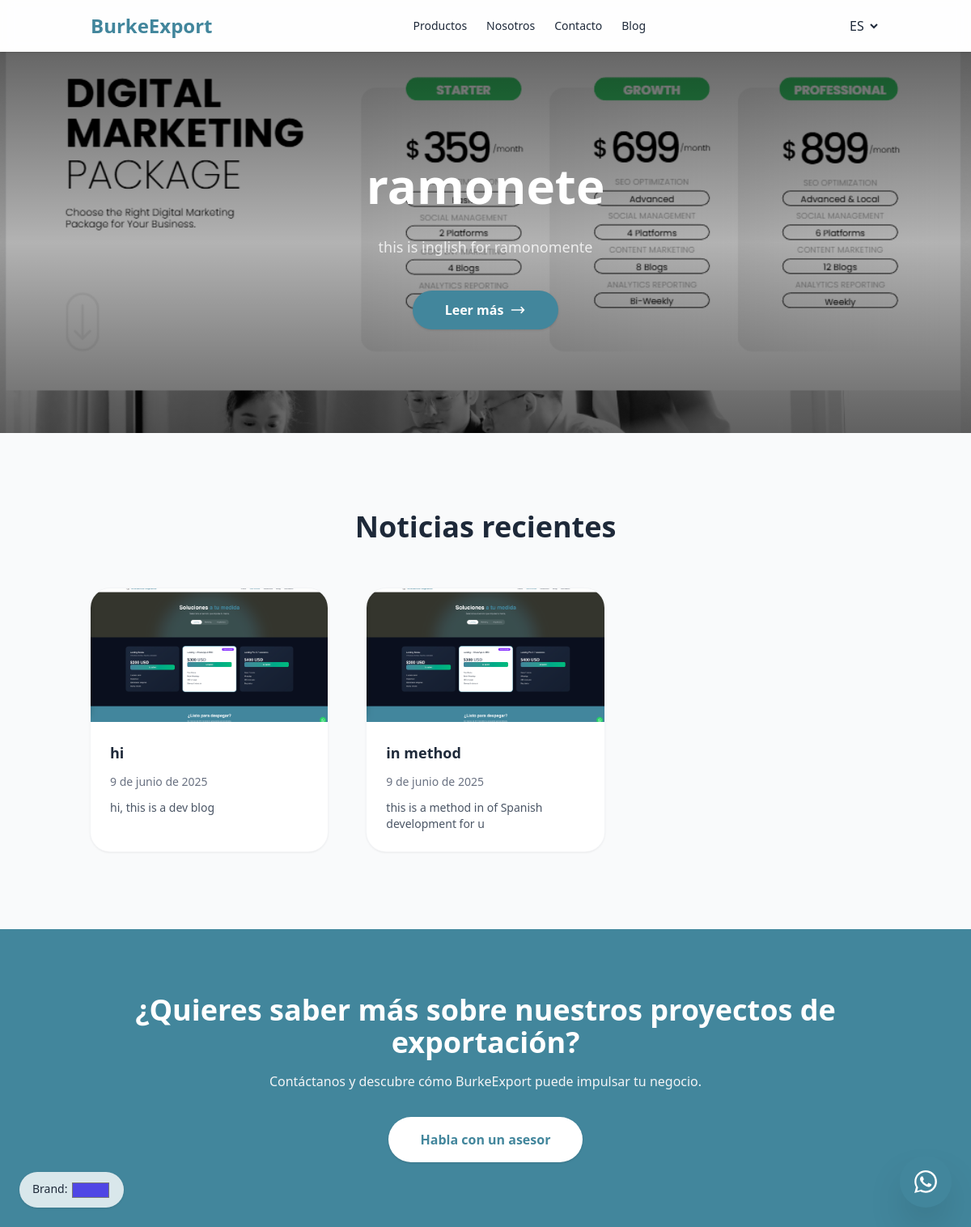
Page /blog/ on the earlier database version.
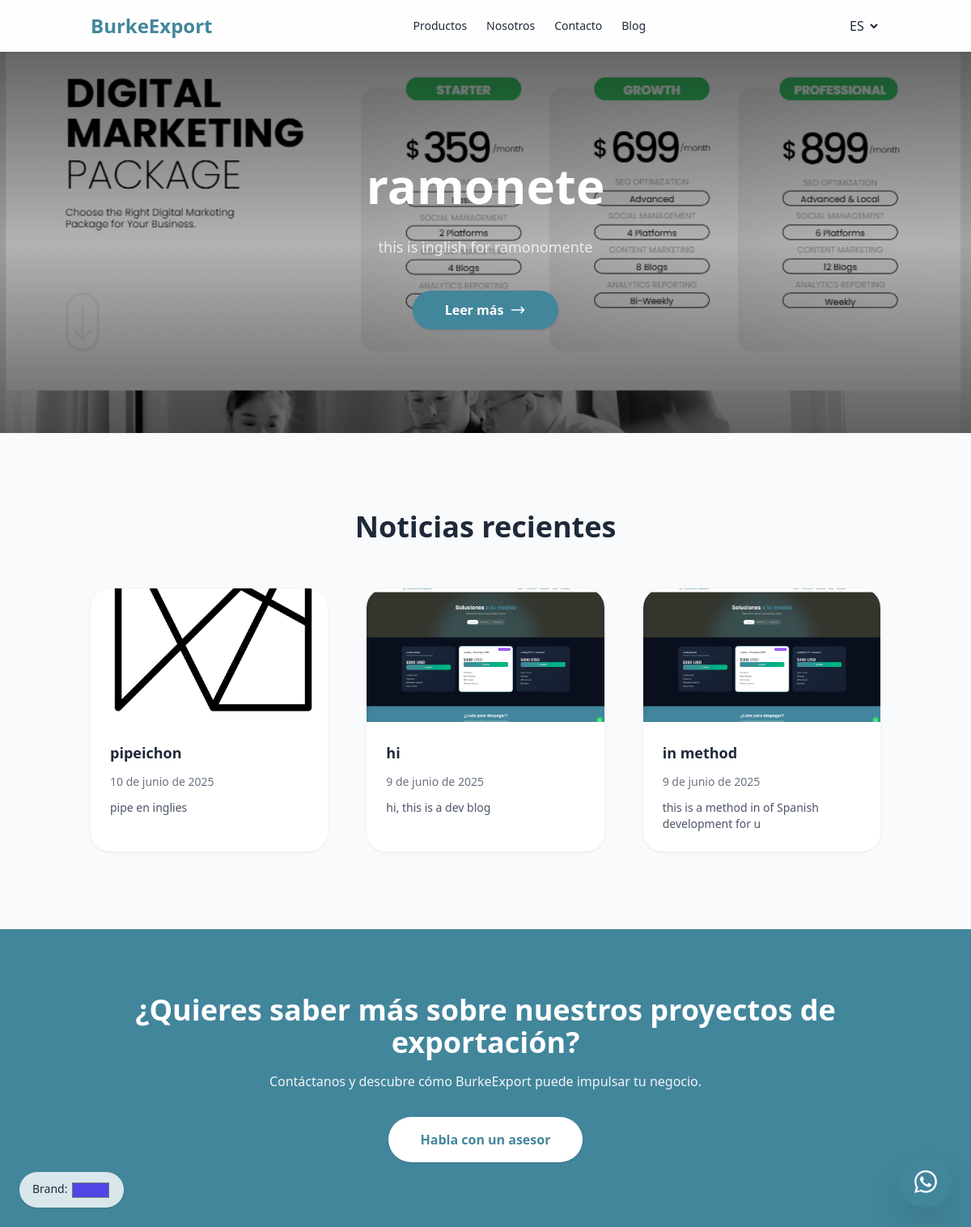
Same page on the later database version.
### core/models.py (models this page shows, shortened)
class EntradaBlog(models.Model):
    titulo    = models.CharField(max_length=200)
    contenido = models.TextField()
    imagen    = models.ImageField(upload_to='blog/')
    fecha     = models.DateField(auto_now_add=True)
    class Meta:
        verbose_name = "Entrada de Blog"
        verbose_name_plural = "Entradas de Blog"

### core/views.py (the view)
# urls.py: path('blog/',      views.blog_lista,  name='blog_lista'),
def blog_lista(request):
    posts = EntradaBlog.objects.order_by("-fecha")
    return render(request, "core/blog_lista.html", {"posts": posts})

### templates/core/blog_lista.html (shortened to what this page needs)
{% extends "core/base.html" %}
{% load i18n static %}
{% block content %}
{% with posts|first as featured %}
  {% if featured %}
    <section class="relative isolate overflow-hidden">
      <img
        src="{{ featured.imagen.url }}"
        alt="{{ featured.titulo }}"
        class="absolute inset-0 h-full w-full object-cover object-center"
      >
      <div class="absolute inset-0 bg-gradient-to-b from-black/60 via-black/30 to-black/60"></div>
      <div class="container relative z-10 mx-auto px-6 py-24 text-center text-white md:py-32">
        <h1 class="max-w-3xl mx-auto text-4xl font-extrabold md:text-5xl lg:text-6xl leading-tight">
          {{ featured.titulo }}
        </h1>
        <p class="mt-6 max-w-2xl mx-auto text-lg text-white/80 line-clamp-3">
          {{ featured.extracto|default:featured.contenido|striptags|truncatewords:30 }}
        </p>
        <a
          href="{% url 'blog_detalle' featured.pk %}"
          class="mt-10 inline-flex items-center gap-2 rounded-full bg-[var(--brand)] px-10 py-3 font-semibold text-white shadow hover:opacity-90 active:scale-95"
        >
          {% trans "Leer más" %}
          <svg xmlns="http://www.w3.org/2000/svg" class="h-5 w-5" fill="none" viewBox="0 0 24 24" stroke="currentColor">
            <path stroke-linecap="round" stroke-linejoin="round" stroke-width="2"
                  d="M17 8l4 4m0 0l-4 4m4-4H3"/>
          </svg>
        </a>
      </div>
    </section>
  {% endif %}
{% endwith %}
<section class="container mx-auto px-6 py-24">
  <h2 class="text-center text-3xl md:text-4xl font-bold mb-14">
    {% trans "Noticias recientes" %}
  </h2>
  {% if posts %}
    <div class="grid gap-12 md:grid-cols-2 lg:grid-cols-3">
      {% for p in posts|slice:"1:" %}
        <article
          class="group relative overflow-hidden rounded-3xl bg-white shadow ring-1 ring-gray-100 transition hover:-translate-y-1 hover:shadow-lg"
        >
          <a href="{% url 'blog_detalle' p.pk %}" class="block">
            <div class="aspect-video overflow-hidden">
              <img src="{{ p.imagen.url }}"
                   alt="{{ p.titulo }}"
                   class="h-full w-full object-cover transition duration-300 group-hover:scale-105">
            </div>
            <div class="p-6 space-y-3">
              <h3 class="text-lg font-semibold text-gray-800 group-hover:text-[var(--brand)] transition">
                {{ p.titulo }}
              </h3>
              <p class="text-sm text-gray-500">{{ p.fecha|date:"DATE_FORMAT" }}</p>
              <p class="line-clamp-2 text-sm text-gray-600">
                {{ p.extracto|default:p.contenido|striptags|truncatewords:18 }}
              </p>
            </div>
          </a>
        </article>
      {% empty %}
        <p class="col-span-full text-center text-gray-500">
          {% trans "No hay entradas publicadas." %}
        </p>
      {% endfor %}
    </div>
  {% else %}
    <p class="text-center text-gray-500">
      {% trans "No hay entradas publicadas." %}
    </p>
  {% endif %}
</section>
<section class="relative overflow-hidden bg-[var(--brand)] py-20 text-white">
  <div class="absolute inset-0 -z-10 bg-[radial-gradient(#ffffff11_1px,transparent_1px)] [background-size:36px_36px]"></div>
  <div class="container mx-auto px-6 text-center">
    <h3 class="text-3xl md:text-4xl font-bold mb-4">
      {% trans "¿Quieres saber más sobre nuestros proyectos de exportación?" %}
    </h3>
    <p class="mx-auto max-w-2xl mb-8 text-gray-100">
      {% trans "Contáctanos y descubre cómo BurkeExport puede impulsar tu negocio." %}
    </p>
    <a href="{% url 'contacto' %}"
       class="inline-block rounded-full bg-white px-10 py-4 font-semibold text-[var(--brand)] shadow hover:opacity-90 transition">
      {% trans "Habla con un asesor" %}
    </a>
  </div>
</section>
{% endblock %}

### templates/core/base.html (shortened to what this page needs)
{% load static i18n %}
<!doctype html>
<html lang="{{ LANGUAGE_CODE }}" class="scroll-smooth">
<head>
  <script src="https://cdn.jsdelivr.net/npm/@tailwindcss/browser@4?plugins=forms,typography"></script>
</head>
<body class="font-sans antialiased bg-gray-50 text-gray-800">
  <header class="fixed inset-x-0 top-0 z-50 bg-white/80 backdrop-blur shadow">
    <nav class="container mx-auto flex items-center justify-between py-4 px-6">
      <a href="{% url 'index' %}" class="text-2xl font-bold text-[var(--brand)]">BurkeExport</a>
      <ul class="hidden md:flex gap-6 text-sm font-medium">
        <li><a href="{% url 'productos' %}" class="hover:text-[var(--brand)]">{% trans 'Productos' %}</a></li>
        <li><a href="{% url 'nosotros'  %}" class="hover:text-[var(--brand)]">{% trans 'Nosotros'  %}</a></li>
        <li><a href="{% url 'contacto'  %}" class="hover:text-[var(--brand)]">{% trans 'Contacto'  %}</a></li>
        <li><a href="{% url 'blog_lista' %}" class="hover:text-[var(--brand)]">{% trans 'Blog' %}</a></li>
      </ul>
        <form action="{% url 'set_language' %}" method="post">
          <select name="language" onchange="this.form.submit()">
              <option value="es" {% if request.LANGUAGE_CODE == 'es' %}selected{% endif %}>ES</option>
          </select>
        </form>
    </nav>
  </header>
  <div class="h-16"></div>
  {% block content %}{% endblock %}
  <a href="https://wa.me/573118136992" target="_blank"
     class="fixed bottom-6 right-6 group size-16 rounded-full grid place-content-center shadow-2xl
            bg-[var(--brand)] transition-transform hover:scale-110">
  </a>
  <div class="fixed bottom-6 left-6 z-50 space-x-3 bg-white/80 backdrop-blur px-4 py-2 rounded-full shadow">
    <label class="text-sm font-medium">Brand:
      <input id="brandPicker" type="color" value="#4f46e5" class="align-middle">
    </label>
  </div>
</body>
</html>

### templates/core/base.html (style rules this page uses)
:root { --brand: #42869C; --madera: #0284c7; --cafe: #0284c7; --otros: #0284c7; }

Differences in the rows shown:
added EntradaBlog: imagen (picture), titulo "pipeichon", fecha "10 de junio de 2025", extracto "pipe en inglies"
